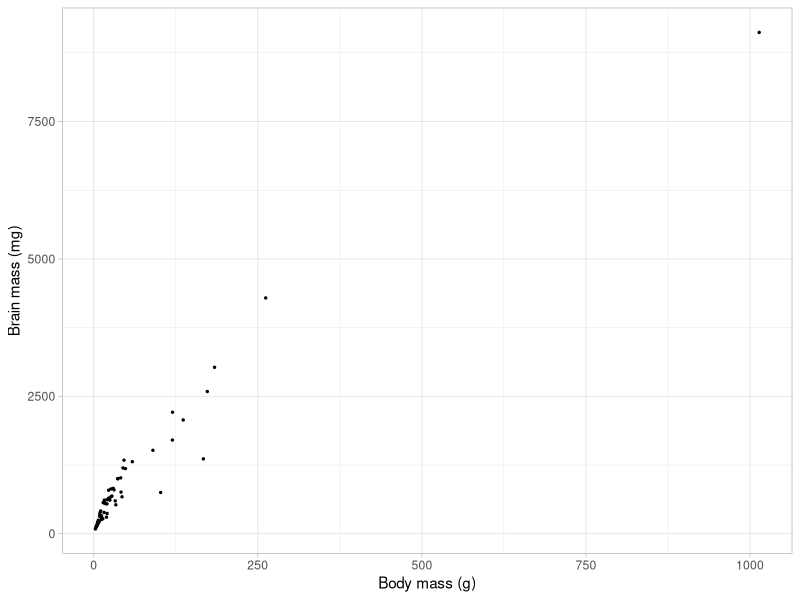
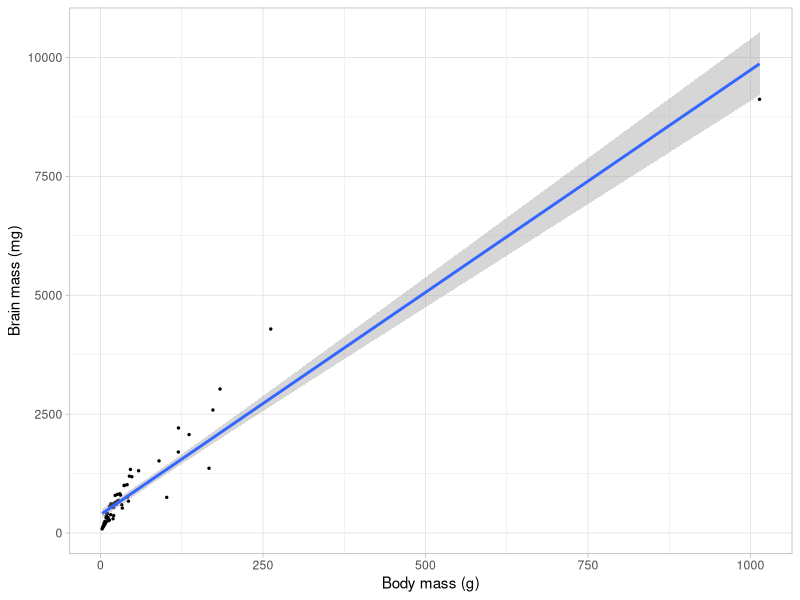
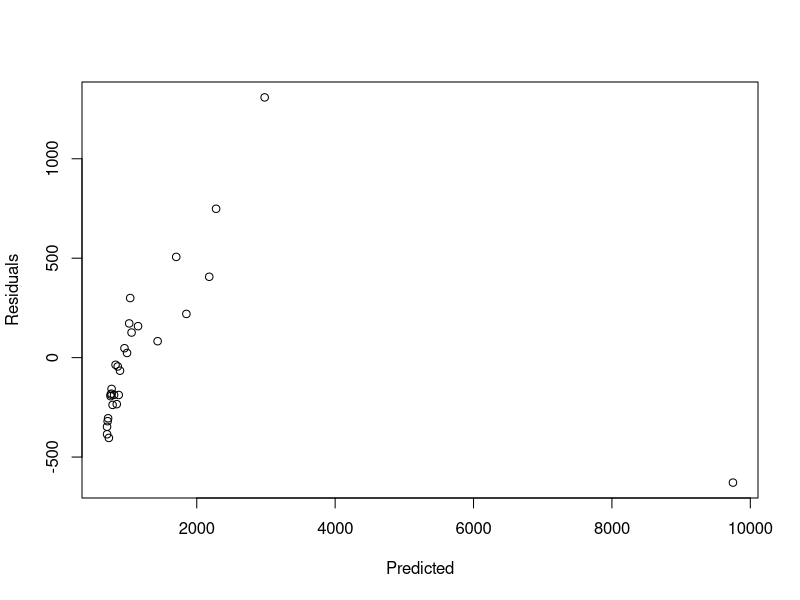
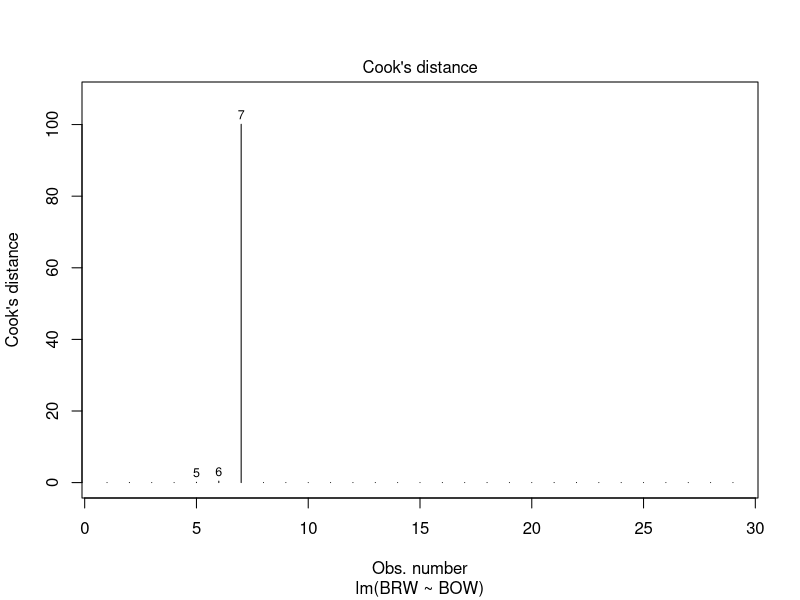
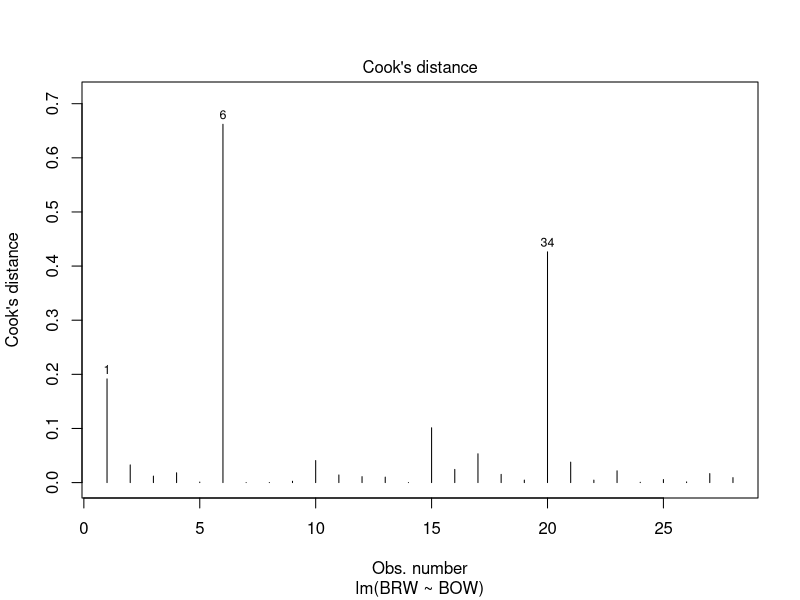
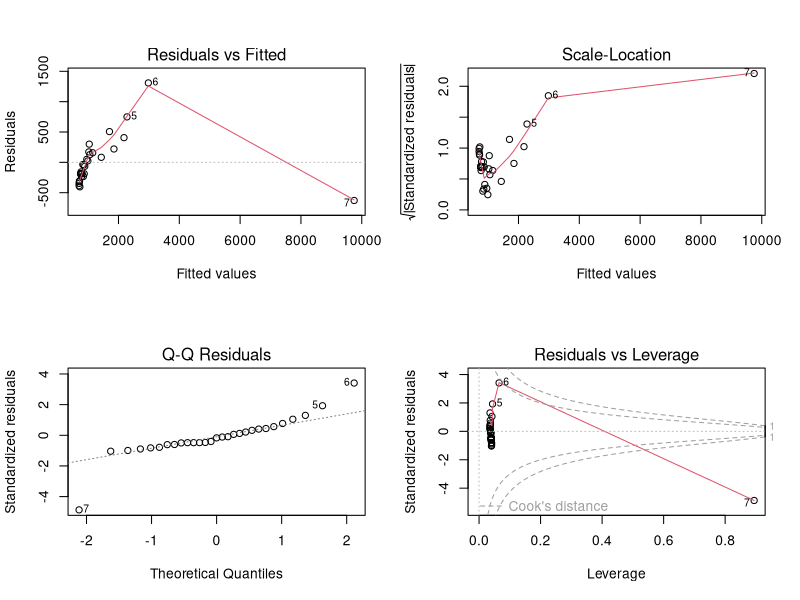
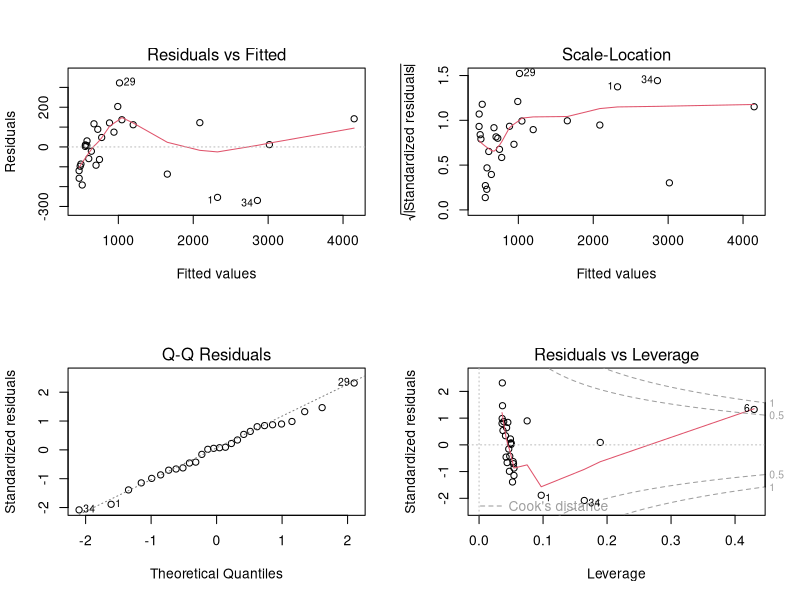
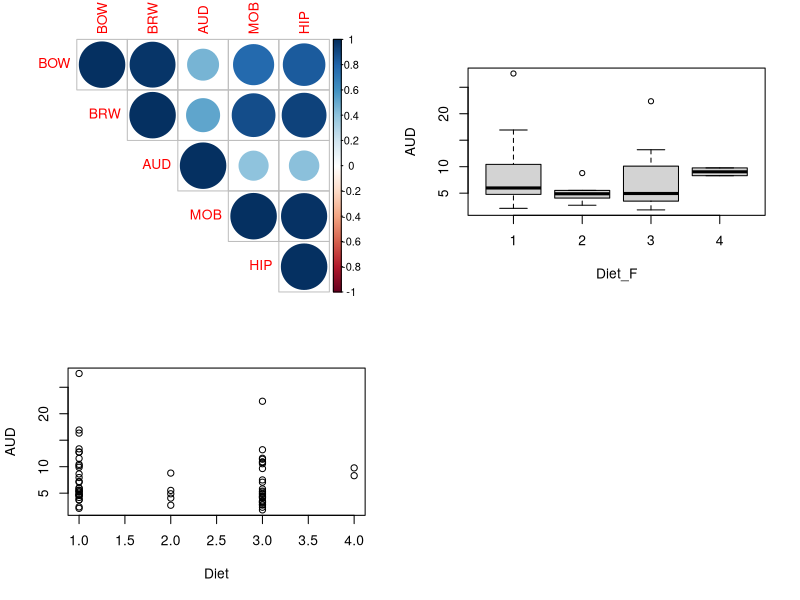

R code for these plots, in order:
## ---- chunk 1
knitr::opts_chunk$set(echo = TRUE)
options(warn = -1) 
## ---- chunk 2
# The environment
library(tidyverse)
library(ggplot2)
library(corrplot)
## ---- chunk 3
myData <- read.table("bats.csv", sep=";", skip=3, header=T)
names(myData)
## ---- chunk 4
# Focusing only on the phytophagous
phyto = myData[(myData$Diet==1),]
ggplot(myData, aes(x=BOW, y=BRW)) + geom_point(size = 0.5) +
  xlab("Body mass (g)") + ylab("Brain mass (mg)") + theme_light()
## ---- chunk 5
# Simple regression model: BRW = b1 + b2*BOW + error
#                          BRW = 623.4469 + 8.9999*BOW + error
reg1 = lm(BRW ~ BOW, data=phyto)
summary(reg1)
## ---- chunk 6
ggplot(myData, aes(x=BOW, y=BRW)) + geom_point(size = 0.5) +
  stat_smooth(method="lm", se=TRUE) +
  xlab("Body mass (g)") + ylab("Brain mass (mg)") + theme_light()
## ---- chunk 7
anova(reg1)
## ---- chunk 8
plot(reg1$fitted.values, reg1$residuals, xlab="Predicted", ylab="Residuals")
## ---- chunk 9
plot(reg1, 4) #Cook's distance
## ---- chunk 10
which(phyto$BRW>8000)
phytobis = phyto[which(phyto$BRW<8000),]
reg2 = lm(BRW ~ BOW, data=phytobis)
summary(reg2)
## ---- chunk 11
plot(reg2, 4) #Cook's distance
## ---- chunk 12
par(mfcol=c(2,2))
plot(reg1)
plot(reg2)
## ---- chunk 13
phytoNum=phyto[,c(4:8)]
mat.cor=cor(phytoNum)
corrplot(mat.cor, type="upper")
## ---- chunk 14
cor.test(phyto$BRW, phyto$HIP)
cor.test(phyto$BRW, phyto$MOB)
cor.test(phyto$BRW, phyto$AUD)
## ---- chunk 15
# BRW = b1 + b2*AUD + b3*MOB + b4*HIP + error
# BRW = -312.692 + 47.989*AUD - 2.444*MOB + 15.981*HIP
regm = lm(BRW~AUD+MOB+HIP, data=phytobis)
summary(regm)
## ---- chunk 16
anova(regm)
## ---- chunk 17
reg0 = lm(BRW ~ 1, data = phyto)
step(reg0, scope=BRW~AUD + MOB + HIP, direction="forward")
## ---- chunk 18
myData$Diet_F = as.factor(myData$Diet)
with(myData, plot(AUD~Diet))
with(myData, plot(AUD~Diet_F))
## ---- chunk 19
lm = lm(AUD~Diet_F, data=myData)
summary(lm)
anova(lm)
